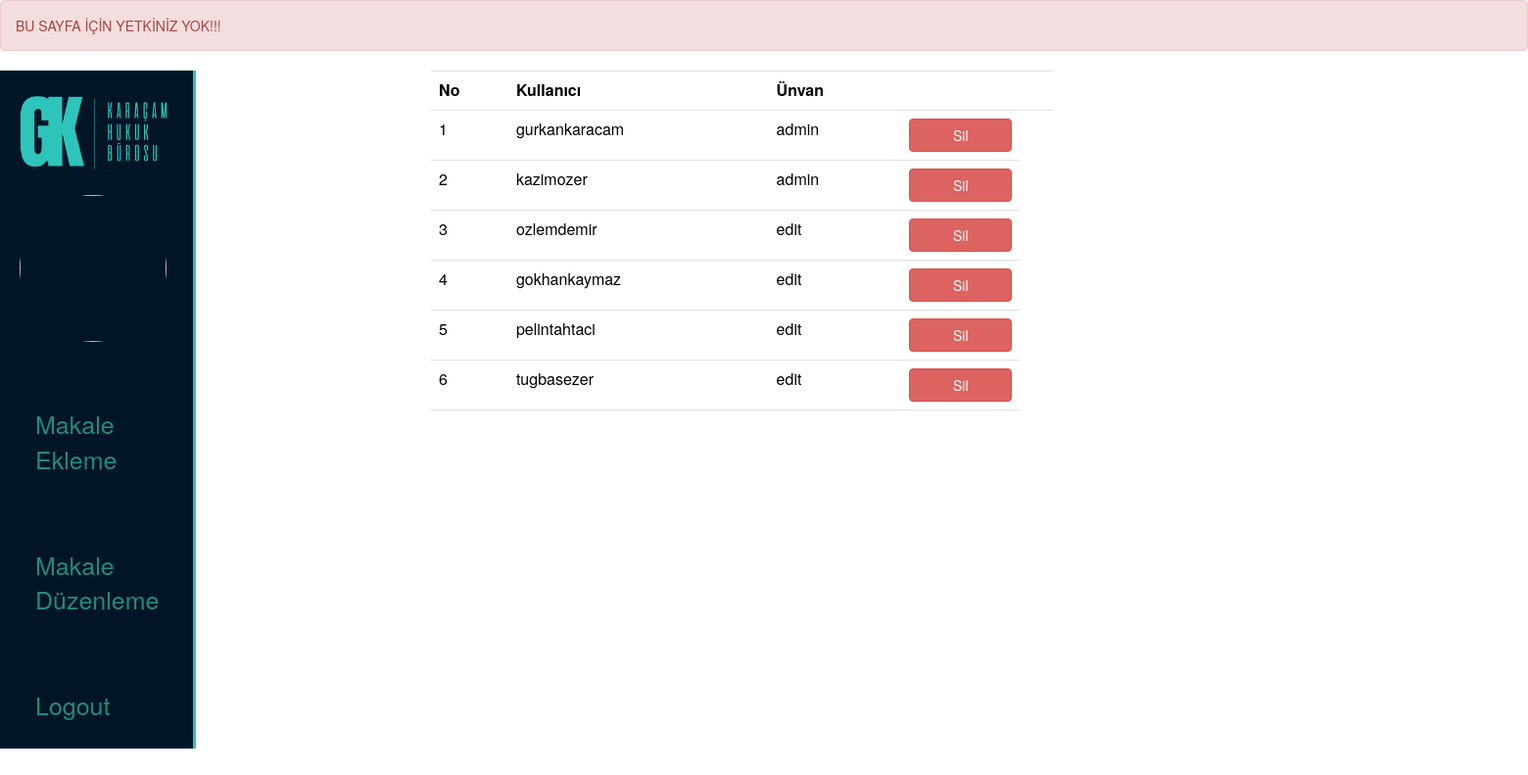
Page /admin/panel.php?option=4 on the committed database.
### tables this page shows
CREATE TABLE `accounts` (
  `id` int(25) NOT NULL,
  `user_name` varchar(50) NOT NULL,
  `password` varchar(100) NOT NULL,
  `title` varchar(25) NOT NULL,
  `imgname` varchar(25) NOT NULL
);

### admin/userdelete.php (the view, shortened to what this page needs)
<?php
include("dbconnect.php");
?>
<!doctype html>
<html>
<head>
<link rel="stylesheet" href="https://maxcdn.bootstrapcdn.com/bootstrap/3.3.7/css/bootstrap.min.css">
</head>
<body>
<div class="container">
<div class="col-md-7">
<table class="table">
    <tr>
        <th>No</th>
        <th>Kullanıcı</th>
        <th>Ünvan</th>
        <th></th>
        <th></th>
    </tr>
<?php
$sorgu = $conn->query("SELECT * FROM accounts");
while ($sonuc = $sorgu->fetch_assoc()) {
$id = $sonuc['id'];
$name = $sonuc['user_name'];
$title = $sonuc['title'];
?>
    <tr>
        <td><?php echo $id;  ?></td>
        <td><?php echo $name; ?></td>
        <td><?php echo $title; ?></td>
        <td><a href="delete.php?id=<?php echo $id; ?>" class="btn btn-danger">Sil</a></td>
    </tr>
<?php
}
?>
</table>
</div>
</div>
</body>
</html>

### css/panel.css (style rules this page uses)
body { margin: 0 auto; padding: 0; }
* { box-sizing: border-box; }
.btn { background-color: dodgerblue; color: white; padding: 15px 20px; border: none; cursor: pointer; width: 100%; opacity: 0.9; }

### rows in the picture
accounts: id "1", user_name "gurkankaracam", title "admin"
accounts: id "2", user_name "kazimozer", title "admin"
accounts: id "3", user_name "ozlemdemir", title "edit"
accounts: id "4", user_name "gokhankaymaz", title "edit"
accounts: id "5", user_name "pelintahtaci", title "edit"
accounts: id "6", user_name "tugbasezer", title "edit"
